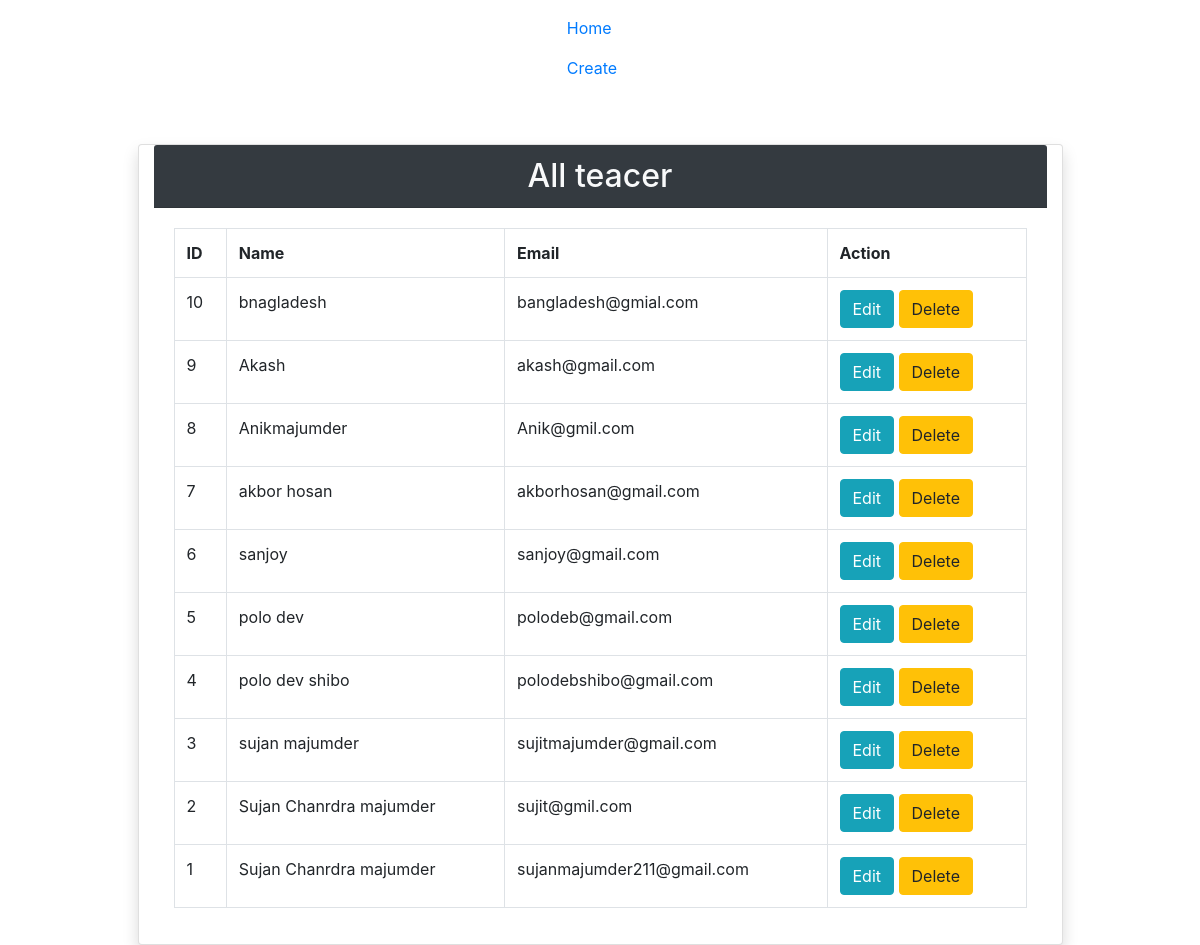
The page / on the database its author committed.
### tables this page shows
CREATE TABLE `teachers` (
  `id` int(11) NOT NULL,
  `name` varchar(30) NOT NULL,
  `email` varchar(30) DEFAULT NULL
);

### index.php (the view, shortened to what this page needs)
<?php
$con = new PDO('mysql:host=localhost;dbname=collage', 'root', '');
$statment = $con->prepare('select * from teachers order by id desc');
$statment->execute();
$teachers = $statment->fetchAll(PDO::FETCH_OBJ);
 ?>
<!DOCTYPE html>
<html lang="en">
<head>
	<link rel="stylesheet" href="bootstrap.min.css">
</head>
<body>
	<div class="container">
		<nav class="navbar navbar-nav">
			<ul class="navbar-nav">
				<li class="nev-item">
					<a href="/" class="nav-link">Home</a>
				</li>
				<li class="nav-item">
					<a href="create.php" class="nav-link">Create</a>
				</li>
			</ul>
		</nav>
	</div>
	<div class="container">
		<div class="card col-md-10 offset-1 mt-5 shadow ">
			<h2 class="card-header text-center bg-dark text-light">
				All teacer
			</h2>
			<div class="card-body">
				<table class="table table-bordered">
					<tr>
						<th>ID</th>
						<th>Name</th>
						<th>Email</th>
						<th>Action</th>
					</tr>
					<?php foreach($teachers as $teacher) : ?>
					<tr>
						<td><?= $teacher-> id; ?></td>
						<td><?= $teacher-> name ;?></td>
						<td><?= $teacher-> email;?></td>
						<td>
							<a class="btn btn-info" href="edit.php?id=<?= $teacher-> id ;?>">Edit</a>
							<a class="btn btn-warning" href="delete.php?id=<?= $teacher-> id ;?>">Delete</a>
						</td>
					</tr>
				<?php endforeach; ?>
				</table>
			</div>
		</div>
	</div>
</body>
</html>

### rows shown on the page
teachers: id "10", name "bnagladesh", email "bangladesh@gmial.com"
teachers: id "9", name "Akash", email "akash@gmail.com"
teachers: id "8", name "Anikmajumder", email "Anik@gmil.com"
teachers: id "7", name "akbor hosan", email "akborhosan@gmail.com"
teachers: id "6", name "sanjoy", email "sanjoy@gmail.com"
teachers: id "5", name "polo dev", email "polodeb@gmail.com"
teachers: id "4", name "polo dev shibo", email "polodebshibo@gmail.com"
teachers: id "3", name "sujan majumder", email "sujitmajumder@gmail.com"
teachers: id "2", name "Sujan Chanrdra majumder", email "sujit@gmil.com"
teachers: id "1", name "Sujan Chanrdra majumder", email "sujanmajumder211@gmail.com"
